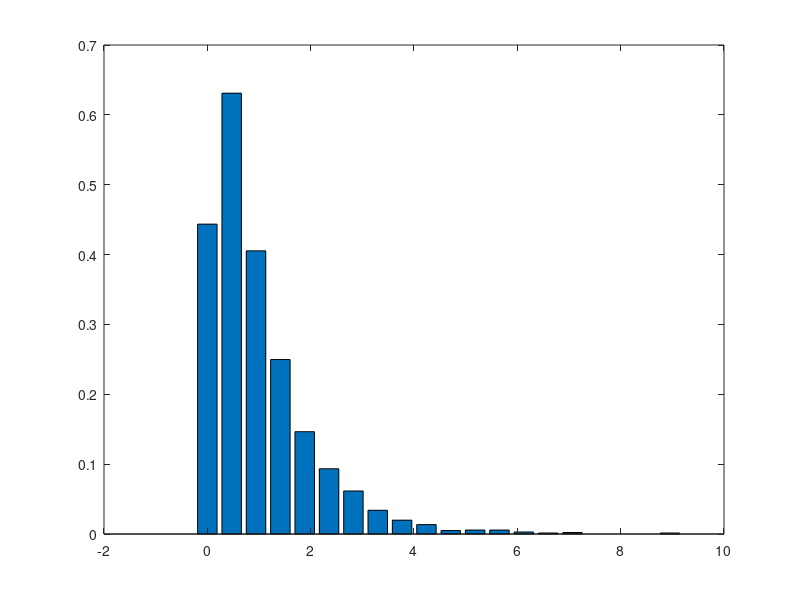
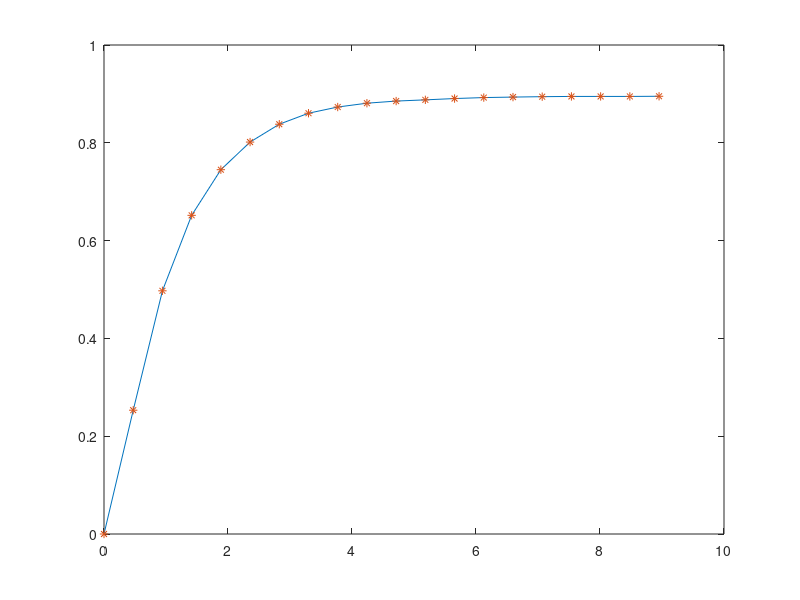

MATLAB code to generate these figures, in order:
% Q=[94.34 69 65.58 42.5 31 28.5 58.5 46 40.5 19.2 19.2];
% Q=[195 123 317 25 284 145 30.5 265 244 95.5];
% Q=[78 56.5 150.5 346.5 382.5 43.5 128.5 359.0 83 54 9.5 124.5];
% Q=[106 161 80.5 476.5 179 59.5 369 419 545 901 462 5 666];
% Q=[426 1273 1873 270 1208 739 273 1181 1044 684];
% n=length(Q);
% avgQ=sum(Q)/n
y=exprnd(1,3000,1); 
ymin=min(y); 
ymax=max(y); 
x=linspace(ymin,ymax,20); 
yy=hist(y,x); %????????? 
yy=yy/length(y)/(x(2)-x(1)); %????????? 
bar(x,yy) %????????? 

s=0 ; 
for i=2:length(x) 

s=[s,trapz(x([1:i]),yy([1:i]))]; 

end 
figure; 
plot(x,s,x,s,'*') 